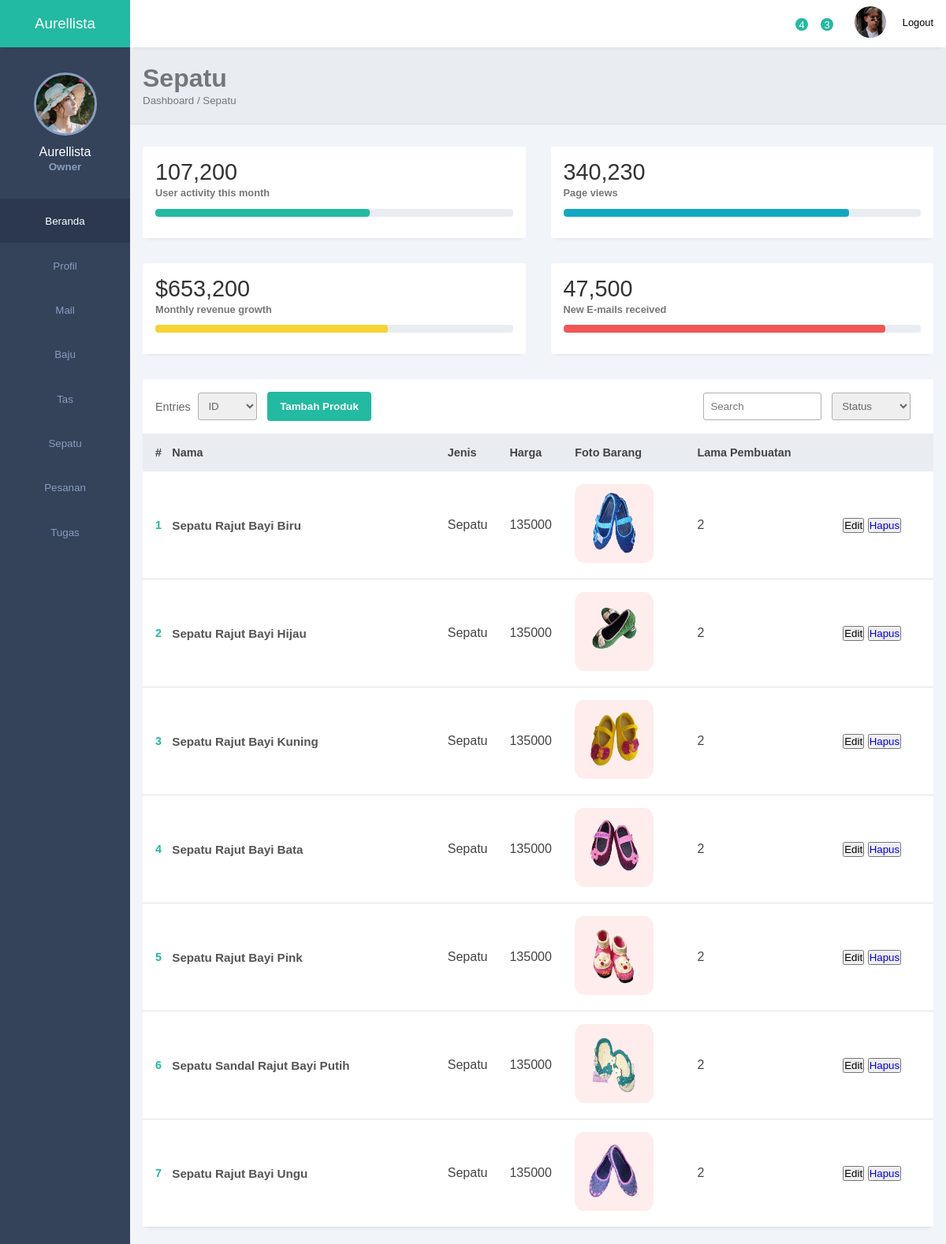
The page /admin/index.php?hal2=sepatu on the database its author committed.
### tables this page shows
CREATE TABLE `sepatu` (
  `id` int(255) NOT NULL,
  `nama` varchar(255) NOT NULL,
  `jenis` varchar(255) NOT NULL,
  `harga` int(255) NOT NULL,
  `foto` varchar(255) NOT NULL,
  `lama_buat` int(255) NOT NULL
);

### admin/templates/sepatu/sepatu.php (the view, shortened to what this page needs)
<div class="page-header">
    <h1>Sepatu</h1>
    <small>Dashboard / Sepatu</small>
</div>
<div class="page-content">
    <div class="analytics">
        <div class="card">
            <div class="card-head">
                <h2>107,200</h2>
            </div>
            <div class="card-progress">
                <small>User activity this month</small>
                <div class="card-indicator">
                    <div class="indicator one" style="width: 60%"></div>
                </div>
            </div>
        </div>
        <div class="card">
            <div class="card-head">
                <h2>340,230</h2>
            </div>
            <div class="card-progress">
                <small>Page views</small>
                <div class="card-indicator">
                    <div class="indicator two" style="width: 80%"></div>
                </div>
            </div>
        </div>
        <div class="card">
            <div class="card-head">
                <h2>$653,200</h2>
            </div>
            <div class="card-progress">
                <small>Monthly revenue growth</small>
                <div class="card-indicator">
                    <div class="indicator three" style="width: 65%"></div>
                </div>
            </div>
        </div>
        <div class="card">
            <div class="card-head">
                <h2>47,500</h2>
            </div>
            <div class="card-progress">
                <small>New E-mails received</small>
                <div class="card-indicator">
                    <div class="indicator four" style="width: 90%"></div>
                </div>
            </div>
        </div>
    </div>
    <div class="records table-responsive">
        <div class="record-header">
            <div class="add">
                <span>Entries</span>
                <select name="" id="">
                    <option value="">ID</option>
                </select>
                <a href="./index.php?hal2=tambah_sepatu">
                    <button>Tambah Produk</button>
                </a>
            </div>
            <div class="browse">
                <input
                    type="search"
                    placeholder="Search"
                    class="record-search" />
                <select name="" id="">
                    <option value="">Status</option>
                </select>
            </div>
        </div>
        <div>
            <table width="100%">
                <thead>
                    <tr>
                        <th>#</th>
                        <th><span class="las la-sort"></span> Nama</th>
                        <th><span class="las la-sort"></span> Jenis</th>
                        <th><span class="las la-sort"></span> Harga</th>
                        <th><span class="las la-sort"></span> Foto Barang</th>
                        <th><span class="las la-sort"></span> Lama Pembuatan</th>
                        <th><span class="las la-sort"></span></th>
                    </tr>
                </thead>
                <tbody>
                    <?php
                    include "config.php";
                    $hasil = mysqli_query($conn, "select * from sepatu");
                    $no = 1;
                    while ($row = mysqli_fetch_array($hasil)) {
                    ?>
                        <tr>
                            <td><?php echo $no++; ?></td>
                            <td>
                                <div class="client">
                                    <div class="client-info">
                                        <h4><?php echo $row['nama'] ?>
                                        </h4>
                                    </div>
                                </div>
                            </td>
                            <td><?php echo $row['jenis'] ?></td>
                            <td><?php echo $row['harga'] ?></td>
                            <td><?php
                                if ($row['foto'] == "") { ?>
                                    <img src="https://via.placeholder.com/500x500.png?text=FOTO+BARANG" style="width:100px;height:100px;">
                                <?php } else { ?>
                                    <img src="./templates/sepatu/file/<?php echo $row['foto']; ?>" style="width:100px;height:100px;">
                                <?php } ?>
                            </td>
                            <td><?php echo $row['lama_buat'] ?></td>
                            <td>
                                <a href="index.php?hal2=edit_sepatu&id=<?php echo $row['id'] ?>"><button type="button" class="btn btn-warning" name=""> <i class="fa fa-pencil"></i> Edit</button></a>
                                <button><a onclick="return confirm('Anda Yakin...?')" href="./templates/sepatu/hapus_sepatu.php?id=<?php echo $row['id'] ?>">
                                        Hapus</a></button>
                            </td>
                        </tr>
                    <?php } ?>
                </tbody>
            </table>
        </div>
    </div>
</div>

### admin/style.css (style rules this page uses)
:root { --main-color: #22BAA0; --color-dark: #34425A; --text-grey: #B0B0B0; }
* { margin: 0; padding: 0; text-decoration: none; list-style-type: none; box-sizing: border-box; font-family: 'Merriweather', sans-serif; }
.page-header { padding: 1.3rem 1rem; background: #E9edf2; border-bottom: 1px solid #dee2e8; }
.page-header h1, .page-header small { color: #74767d; }
.page-content { padding: 1.3rem 1rem; background: #f1f4f9; }
.analytics { display: grid; grid-template-columns: repeat(4, 1fr); grid-gap: 2rem; margin-top: .5rem; margin-bottom: 2rem; }
.card { box-shadow: 0px 5px 5px -5px rgb(0 0 0 / 10%); background: #fff; padding: 1rem; border-radius: 3px; }
.card-head { display: flex; justify-content: space-between; align-items: center; }
.card-head h2 { color: #333; font-size: 1.8rem; font-weight: 500; }
.card-progress small { color: #777; font-size: .8rem; font-weight: 600; }
.card-indicator { margin: .7rem 0rem; height: 10px; border-radius: 4px; background: #e9edf2; overflow: hidden; }
.indicator { height: 10px; border-radius: 4px; }
.indicator.one { background: #22baa0; }
.indicator.two { background: #11a8c3; }
.indicator.three { background: #f6d433; }
.indicator.four { background: #f25656; }
.records { box-shadow: 0px 5px 5px -5px rgb(0 0 0 / 10%); background: #fff; border-radius: 3px; }
.record-header { padding: 1rem; display: flex; justify-content: space-between; align-items: center; }
.add, .browse { display: flex; align-items: center; }
.add span { display: inline-block; margin-right: .6rem; font-size: .9rem; color: #666; }
input, button, select { outline: none; }
.add select, .browse input, .browse select { height: 35px; border: 1px solid #b0b0b0; border-radius: 3px; display: inline-block; width: 75px; padding: 0rem .5rem; margin-right: .8rem; color: #666; }
.add button { background: var(--main-color); color: #fff; height: 37px; border-radius: 4px; padding: 0rem 1rem; border: none; font-weight: 600; }
.browse input { width: 150px; }
.browse select { width: 100px; }
.table-responsive { width: 100%; overflow: auto; }
table { border-collapse: collapse; }
table thead tr { background: #e9edf2; }
table thead th { padding: 1rem 0rem; text-align: left; color: #444; font-size: .9rem; }
table thead th:first-child { padding-left: 1rem; }
table tbody td { padding: 1rem 0rem; color: #444; }
table tbody td:first-child { padding-left: 1rem; color: var(--main-color); font-weight: 600; font-size: .9rem; }
table tbody tr { border-bottom: 1px solid #dee2e8; }
.client { display: flex; align-items: center; }
.client-info h4 { color: #555; font-size: .95rem; }
@media only screen and (max-width: 1200px) { .analytics { grid-template-columns: repeat(2, 1fr); } }

### rows shown on the page
sepatu: nama "Sepatu Rajut Bayi Biru", jenis "Sepatu", harga "135000", foto (picture), lama_buat "2"
sepatu: nama "Sepatu Rajut Bayi Hijau", jenis "Sepatu", harga "135000", foto (picture), lama_buat "2"
sepatu: nama "Sepatu Rajut Bayi Kuning", jenis "Sepatu", harga "135000", foto (picture), lama_buat "2"
sepatu: nama "Sepatu Rajut Bayi Bata", jenis "Sepatu", harga "135000", foto (picture), lama_buat "2"
sepatu: nama "Sepatu Rajut Bayi Pink", jenis "Sepatu", harga "135000", foto (picture), lama_buat "2"
sepatu: nama "Sepatu Sandal Rajut Bayi Putih", jenis "Sepatu", harga "135000", foto (picture), lama_buat "2"
sepatu: nama "Sepatu Rajut Bayi Ungu", jenis "Sepatu", harga "135000", foto (picture), lama_buat "2"
